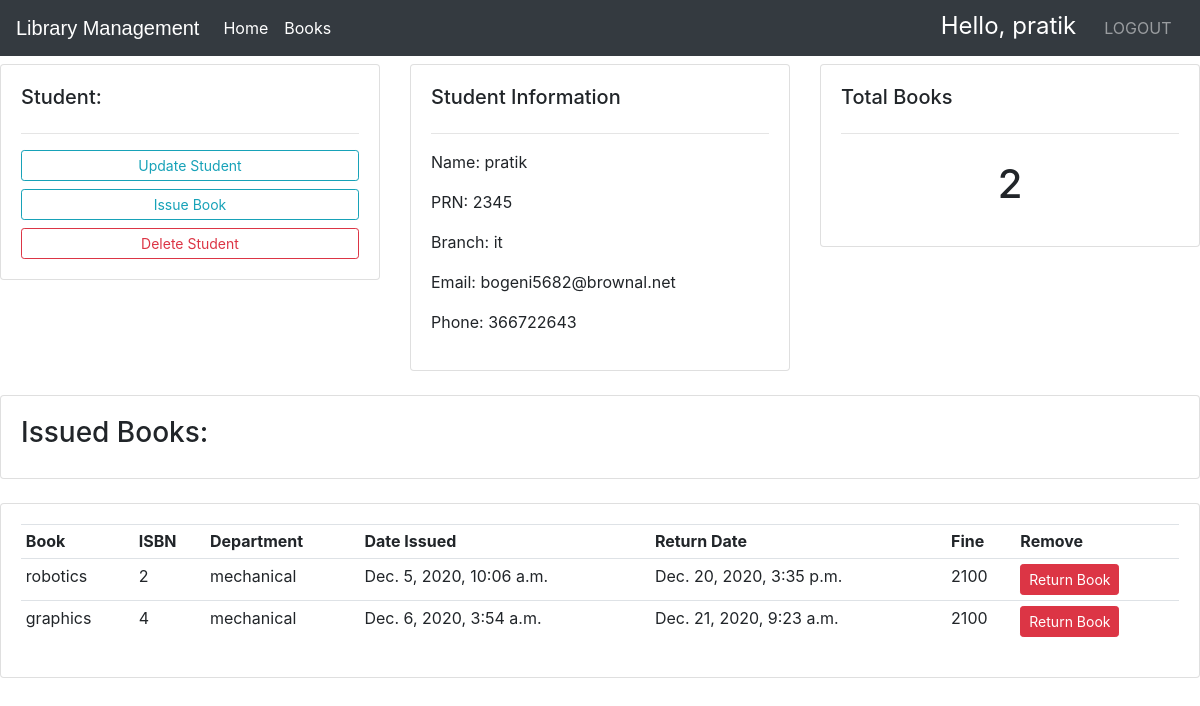
The app's page /studentdetails/2/ (signed in) with its own data.
### library/models.py (models this page shows, shortened)
class Student(models.Model):
    deptchoice= [
        ('Computer', 'Computer'),
        ('Mechanical', 'Mechanical'),
        ('ENTC', 'ENTC'),
        ('Civil', 'Civil'),
        ('IT', 'IT'),
        ]
    user = models.OneToOneField(User, null=True, on_delete=models.CASCADE)
    prn_no = models.CharField(max_length=10,unique=True)
    name = models.CharField(max_length=40)
    branch = models.CharField(max_length=30,choices=deptchoice)
    email = models.EmailField(unique=True)
    contact_no = models.CharField(max_length=10)
    total_books_due=models.IntegerField(default=0)

class Book(models.Model):
    deptchoice= [
        ('Computer', 'Computer'),
        ('Mechanical', 'Mechanical'),
        ('ENTC', 'ENTC'),
        ('Civil', 'Civil'),
        ('IT', 'IT'),
        ]
    STATUS = [
        ('Available','Available'),
        ('Not Available','Not Available')
    ]
    title = models.CharField(max_length=30)
    isbn = models.PositiveIntegerField(unique=True)
    author = models.CharField(max_length=40)
    department = models.CharField(max_length=30,choices=deptchoice)
    status = models.CharField(max_length=20,null=True,choices=STATUS,default='Available')

class IssueBook(models.Model):
    student = models.ForeignKey('Student', on_delete=models.CASCADE)
    book = models.ForeignKey('Book', on_delete=models.CASCADE)
    issue_date = models.DateTimeField(auto_now=True)
    return_date = models.DateTimeField(default=get_expiry)

### library/views.py (the view)
# urls.py: path('studentdetails/<str:pk_test>/', views.studentDetails, name="studentdetails"),
@login_required(login_url='login')
def studentDetails(request, pk_test):
    student = Student.objects.get(id=pk_test)
    book_issued = student.issuebook_set.all()
    book_count = book_issued.count()
    li2=[]
    for ib in book_issued:
        books=models.Book.objects.filter(isbn=ib.book.isbn)
        days=(datetime.now(timezone.utc)-ib.issue_date)
        d=days.days
        fine=0
        if d>15:
            day=d-1
            fine=day*10
        t = (ib.book.title,ib.book.isbn,ib.book.department,ib.issue_date,ib.return_date,fine,ib.id)
        li2.append(t)
    context ={'student':student,'book_issued': book_issued,'book_count':book_count,'li2':li2}
    return render(request, 'library/student_details.html',context)

### library/templates/library/student_details.html (shortened to what this page needs)
{%  extends 'library/main.html' %}
{% block content %}
	<br>
<div class="row">
	<div class="col-md">
		<div class="card card-body">
			<h5>Student:</h5>
			<hr>
			<a class="btn btn-outline-info  btn-sm btn-block" href="{% url 'updatestudent' student.id %}">Update Student</a>
			<a class="btn btn-outline-info  btn-sm btn-block" href="{% url 'issuebook' student.id %}">Issue Book</a>
			<a class="btn btn-outline-danger  btn-sm btn-block" href="{% url 'deletestudent' student.id %}">Delete Student</a>
		</div>
	</div>
	<div class="col-md">
		<div class="card card-body">
			<h5>Student Information</h5>
            <hr>
            <p>Name: {{student.name}} </p>
            <p>PRN: {{student.prn_no}} </p>
            <p>Branch: {{student.branch}} </p>
			<p>Email: {{student.email}} </p>
			<p>Phone: {{student.contact_no}} </p>
		</div>
	</div>
	<div class="col-md">
		<div class="card card-body">
			<h5>Total Books</h5>
			<hr>
			<h1 style="text-align: center;padding: 10px">{{book_count}}</h1>
		</div>
	</div>
</div>
<br>
<div class="row">
	<div class="col">
		<div class="card card-body">
		    <h3>Issued Books:</h3>
		</div>
	</div>
</div>
<br>
<div class="row">
	<div class="col-md">
		<div class="card card-body">
			<table class="table table-sm">
				<tr>
                    <th>Book</th>
                    <th>ISBN</th>
					<th>Department</th>
					<th>Date Issued</th>
					<th>Return Date</th>
					<th>Fine</th>
					<th>Remove</th>
				</tr>
				{% for t in li2 %}
				<tr>
					<td>{{t.0}}</td>
					<td>{{t.1}}</td>
					<td>{{t.2}}</td>
                    <td>{{t.3}}</td>
					<td>{{t.4}}</td>
					<td>{{t.5}}</td>
					<td><a class="btn btn-sm btn-danger" href="{% url 'returnbook' t.6 %}"> Return Book</a></td>
				</tr>
				{% endfor %}
			</table>
		</div>
	</div>
</div>
{% endblock %}

### library/templates/library/navbaradmin.html (shortened to what this page needs)
<!DOCTYPE html>
<html lang="en">
<head>
<link rel="stylesheet" href="https://stackpath.bootstrapcdn.com/bootstrap/4.3.1/css/bootstrap.min.css">
<link rel="stylesheet" href="https://maxcdn.bootstrapcdn.com/font-awesome/4.7.0/css/font-awesome.min.css">
</head>
<body>
<div class="bs-example">
    <nav class="navbar navbar-expand-md bg-dark navbar-dark fixed-top">
        <a href="/" class="navbar-brand">Library Management</a>
        <div class="collapse navbar-collapse justify-content-between" id="navbarCollapse">
            <div class="navbar-nav">
                <a href="/" class="nav-item nav-link active">Home</a>
                <li class="nav-item active">
                <a href="{% url 'viewbook' %}" class="nav-item nav-link active">Books</a>
              </li>
            </div>
            <div class="navbar-nav">
                <span class="hello-msg">Hello, {{request.user}}</span>
                <a href="{% url 'logout' %}" class="nav-item nav-link">LOGOUT</a> &nbsp
            </div>
        </div>
    </nav>
</div>
</body>
</html>

### library/static/css/main.css (style rules this page uses)
body { background-color: #ebeff5; }

### library/templates/library/navbaradmin.html (style rules this page uses)
.bs-example { margin: 0px; }
.navbar-brand { font-size: 20px; font-family: sans-serif; }
.hello-msg { font-size: 24px; color: #fff; margin-right: 20px; }

### records on screen
Student: name "pratik", prn_no "2345", branch "it", email "bogeni5682@brownal.net", contact_no "366722643"
Book: title "robotics", department "mechanical"
IssueBook: issue_date "Dec. 5, 2020, 10:06 a.m.", return_date "Dec. 20, 2020, 3:35 p.m."
Book: title "graphics", department "mechanical"
IssueBook: issue_date "Dec. 6, 2020, 3:54 a.m.", return_date "Dec. 21, 2020, 9:23 a.m."

### other values on screen
{{ request.user }} "pratik"
{{ book_count }} "2"
{{ t.1 }} "2" "4"
{{ t.5 }} "2100" "2100"
